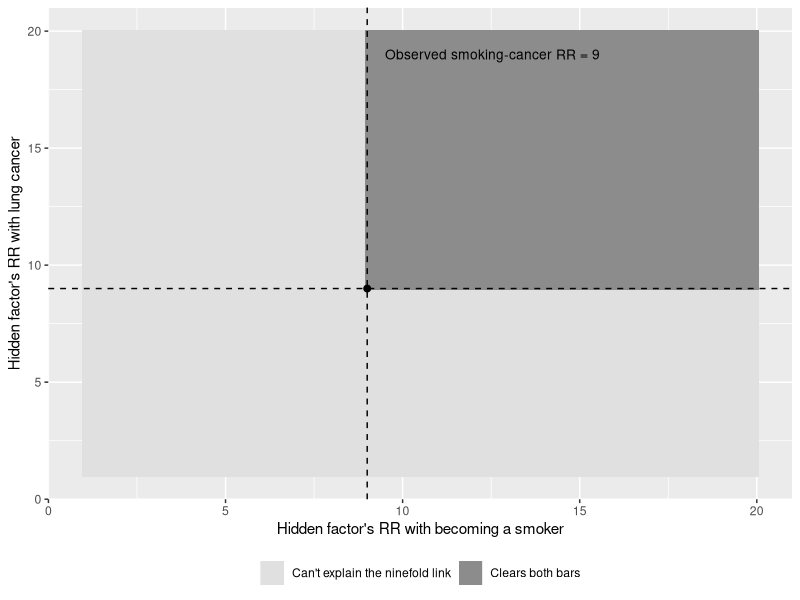
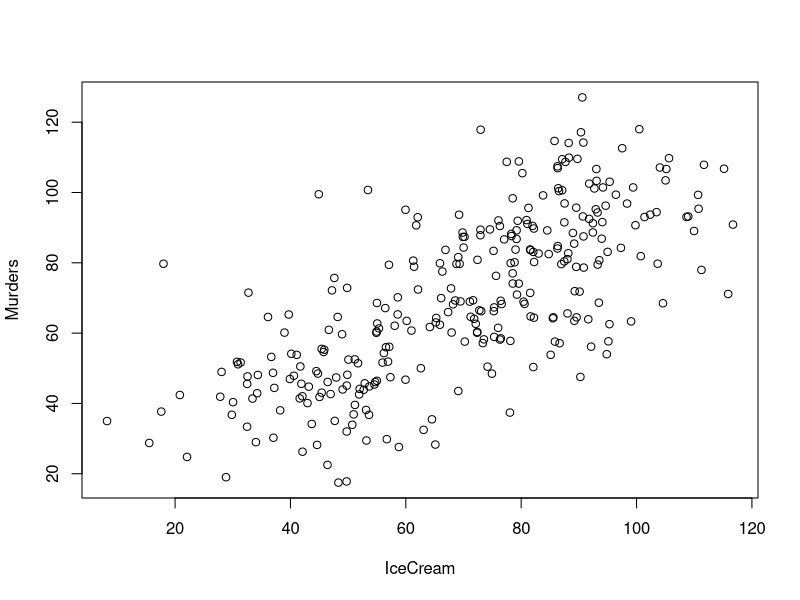
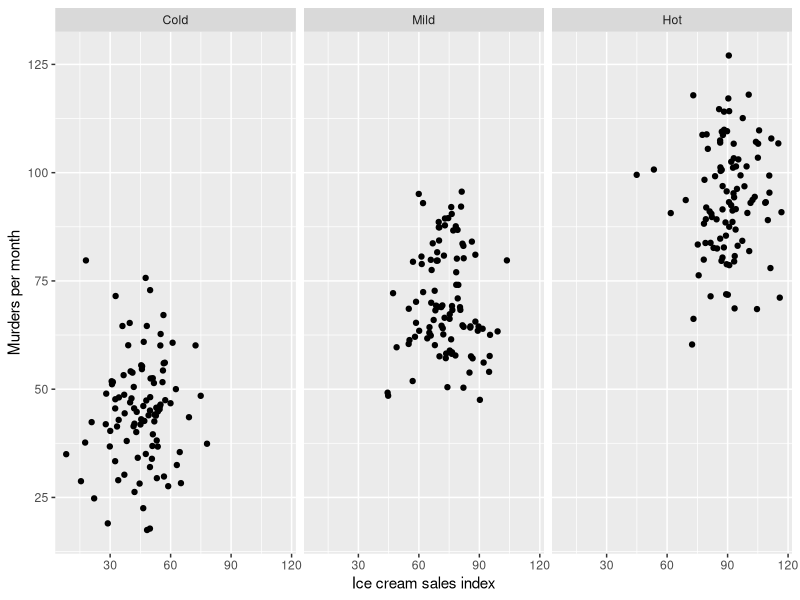
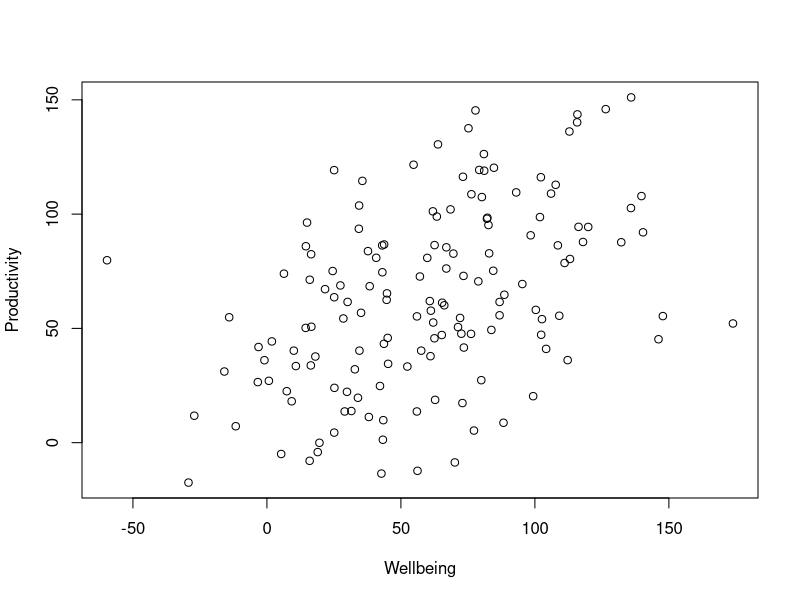
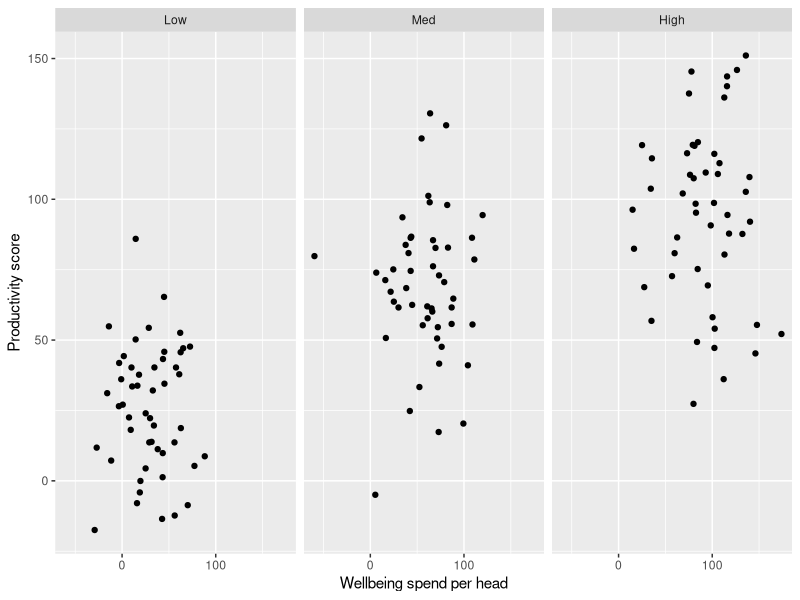
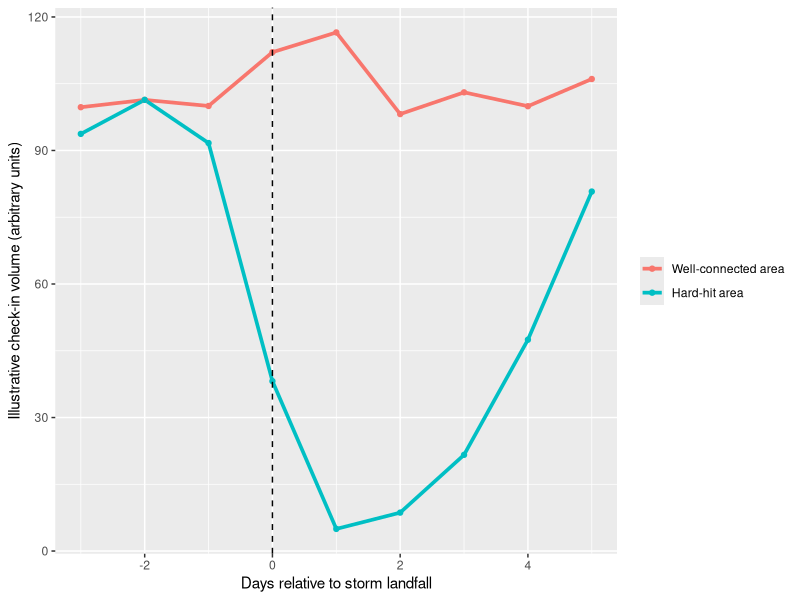
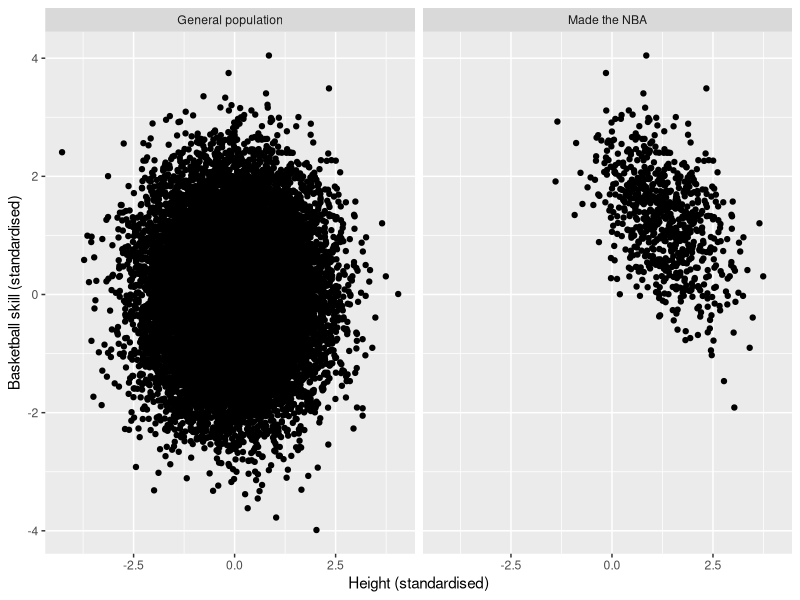
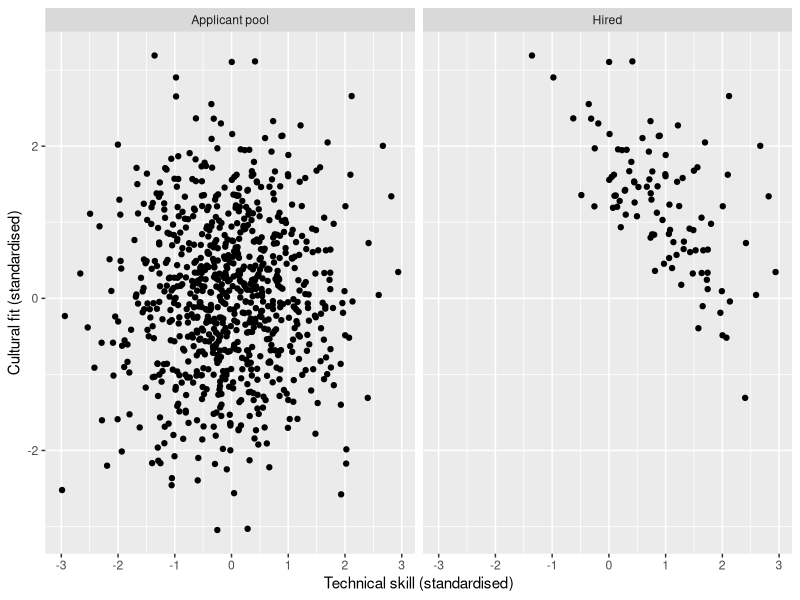

Recreate these plots in R, in order.
## ---- chunk 1
knitr::opts_chunk$set(echo = FALSE, warning = FALSE, message = FALSE)
## ---- chunk 2
library(ggplot2)
## ---- chunk 3
RR_grid <- expand.grid(RR_smoke = seq(1, 20, 0.1), RR_cancer = seq(1, 20, 0.1))
RR_grid$Verdict <- ifelse(RR_grid$RR_smoke >= 9 & RR_grid$RR_cancer >= 9,
                           "Clears both bars", "Can't explain the ninefold link")

ggplot(RR_grid, aes(RR_smoke, RR_cancer, fill = Verdict)) +
  geom_tile() +
  geom_vline(xintercept = 9, linetype = "dashed") +
  geom_hline(yintercept = 9, linetype = "dashed") +
  annotate("point", x = 9, y = 9, size = 2) +
  annotate("text", x = 9.5, y = 19, label = "Observed smoking-cancer RR = 9",
           hjust = 0, size = 3.5) +
  scale_fill_manual(values = c("Clears both bars" = "grey55",
                                "Can't explain the ninefold link" = "grey88")) +
  labs(x = "Hidden factor's RR with becoming a smoker",
       y = "Hidden factor's RR with lung cancer",
       fill = NULL) +
  theme(legend.position = "bottom")
## ---- chunk 4
set.seed(21)
Temp_grp <- rep(c("Cold", "Mild", "Hot"), each = 100)
Temp <- c(Cold = 45, Mild = 70, Hot = 90)[Temp_grp] + rnorm(300, 0, 4)

IceCream <- Temp + rnorm(300, 0, 11.7)
Murders <- Temp + rnorm(300, 0, 11.7)

plot(IceCream, Murders)
cor(IceCream, Murders)
## ---- chunk 5
Confound1 <- data.frame(IceCream, Murders,
                         Temp_grp = factor(Temp_grp, levels = c("Cold", "Mild", "Hot")))

ggplot(Confound1, aes(IceCream, Murders)) +
  geom_point() +
  facet_wrap(~ Temp_grp) +
  labs(x = "Ice cream sales index", y = "Murders per month")

tapply(seq_len(nrow(Confound1)), Confound1$Temp_grp,
       function(i) cor(Confound1$IceCream[i], Confound1$Murders[i]))
## ---- chunk 6
set.seed(271)
Res_grp <- rep(c("Low", "Med", "High"), each = 50)
Resourcing <- c(Low = 30, Med = 60, High = 90)[Res_grp] + rnorm(150, 0, 6)

Wellbeing <- Resourcing + rnorm(150, 0, 27.7)
Productivity <- Resourcing + rnorm(150, 0, 27.7)

plot(Wellbeing, Productivity)
cor(Wellbeing, Productivity)
## ---- chunk 7
Confound2 <- data.frame(Wellbeing, Productivity,
                         Res_grp = factor(Res_grp, levels = c("Low", "Med", "High")))

ggplot(Confound2, aes(Wellbeing, Productivity)) +
  geom_point() +
  facet_wrap(~ Res_grp) +
  labs(x = "Wellbeing spend per head", y = "Productivity score")

tapply(seq_len(nrow(Confound2)), Confound2$Res_grp,
       function(i) cor(Confound2$Wellbeing[i], Confound2$Productivity[i]))
## ---- chunk 8
set.seed(2013)
Sandy_df <- data.frame(
  Day = rep(-3:5, 2),
  Area = rep(c("Well-connected area", "Hard-hit area"), each = 9),
  Baseline = c(100, 99, 102, 108, 112, 106, 101, 99, 100,
               98, 101, 96, 40, 8, 6, 22, 55, 85)
)
Sandy_df$Checkins <- Sandy_df$Baseline + rnorm(18, 0, 3)
Sandy_df$Area <- factor(Sandy_df$Area, levels = c("Well-connected area", "Hard-hit area"))

ggplot(Sandy_df, aes(Day, Checkins, color = Area)) +
  geom_line(linewidth = 1.25) +
  geom_point() +
  geom_vline(xintercept = 0, linetype = "dashed") +
  labs(x = "Days relative to storm landfall",
       y = "Illustrative check-in volume (arbitrary units)",
       color = NULL)
## ---- chunk 9
set.seed(4)
Height <- rnorm(20000)
Skill <- rnorm(20000)
SelectionScore <- Height + Skill + rnorm(20000, 0, 0.9)
Made_NBA <- SelectionScore > 3

cor(Height, Skill)
cor(Height[Made_NBA], Skill[Made_NBA])
## ---- chunk 10
NBA_df <- rbind(
  data.frame(Height, Skill, Sample = "General population"),
  data.frame(Height = Height[Made_NBA], Skill = Skill[Made_NBA], Sample = "Made the NBA")
)
NBA_df$Sample <- factor(NBA_df$Sample, levels = c("General population", "Made the NBA"))

ggplot(NBA_df, aes(Height, Skill)) +
  geom_point() +
  facet_wrap(~ Sample) +
  labs(x = "Height (standardised)", y = "Basketball skill (standardised)")
## ---- chunk 11
set.seed(12)
TechSkill <- rnorm(800)
CultureFit <- rnorm(800)
HireScore <- TechSkill + CultureFit + rnorm(800, 0, 0.4)
Hired <- HireScore > 1.6

cor(TechSkill, CultureFit)
cor(TechSkill[Hired], CultureFit[Hired])
## ---- chunk 12
Hire_df <- rbind(
  data.frame(TechSkill, CultureFit, Sample = "Applicant pool"),
  data.frame(TechSkill = TechSkill[Hired], CultureFit = CultureFit[Hired], Sample = "Hired")
)
Hire_df$Sample <- factor(Hire_df$Sample, levels = c("Applicant pool", "Hired"))

ggplot(Hire_df, aes(TechSkill, CultureFit)) +
  geom_point() +
  facet_wrap(~ Sample) +
  labs(x = "Technical skill (standardised)", y = "Cultural fit (standardised)")
